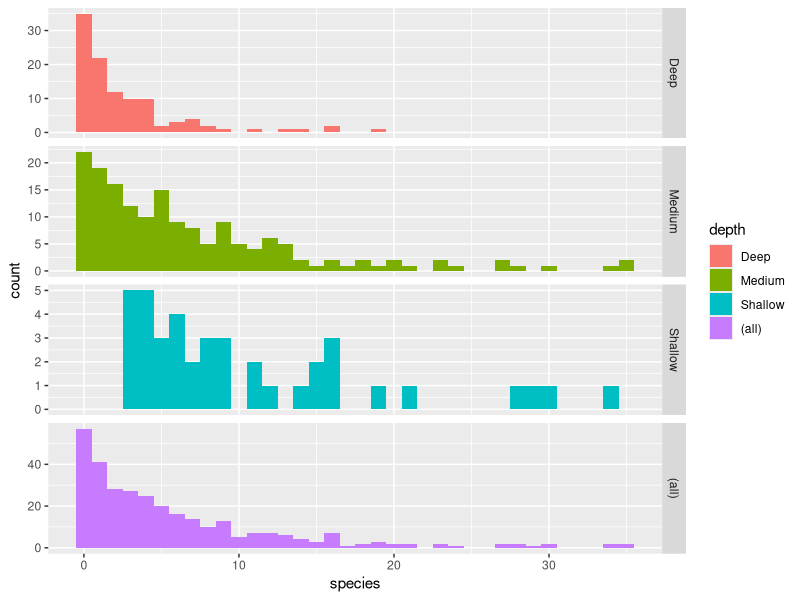
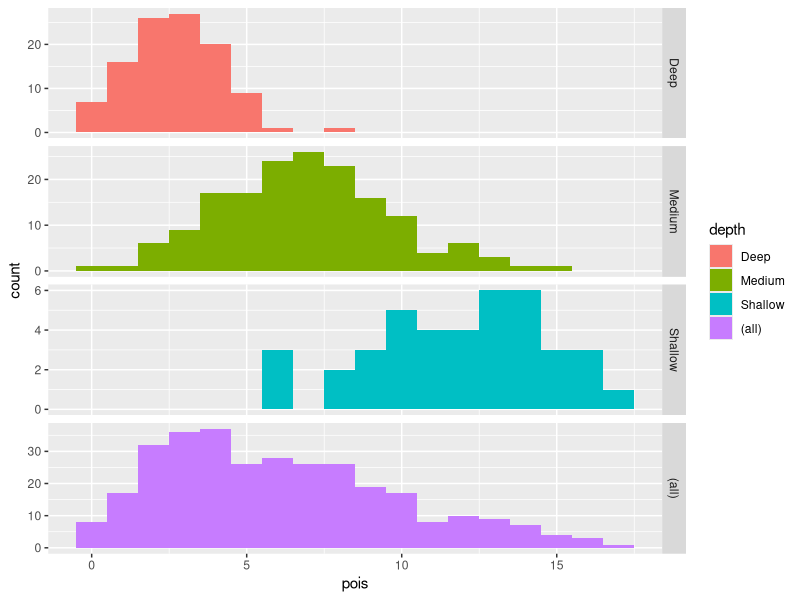

Recreate these plots in R, in order. (Note: this script raises an error after producing the figures.)
#Want to estimate the number of water bird species at each location i in three different water depths: "Shallow", "Medium",
#"Deep".  We also think that turbidity may negatively influence the number of species (e.g., more species at lower values).
#Water birds tend to aggregate so we expect that they may not look Poisson distributed

#Load the libraries
require(foreign)
require(ggplot2)
require(MASS)

#Read in the data and look at a summary
birds = read.csv("waterbirddata.csv")

summary(birds)

#Plot a histogram of the data by depth (and overall)
ggplot(birds, aes(species, fill = depth)) +
  geom_histogram(binwidth=1) +
  facet_grid(depth ~ ., margins=TRUE, scales="free")

#Look at a summary - mean and standard deviation by depth
with(birds, tapply(species, depth, function(x) {
  sprintf("Mean (SD) = %1.2f (%1.2f)", mean(x), sd(x))
}))


#What would we expect from a poisson distribution?

#patric# We would expect mean = variance in poisson, which is why we need negative binomial

#Create a dummy variable called "pois" with species values that are Poissonly distributed
#with the observed mean

lambda = tapply(birds$species, birds$depth, mean)

for (i in 1:dim(birds)[1]) {
  a = pmatch(birds$depth[i],names(lambda))
birds$pois[i] = rpois(1,lambda[a])
}

#Plot a histogram of the data by depth (and overall)
ggplot(birds, aes(pois, fill = depth)) +
  geom_histogram(binwidth=1) +
  facet_grid(depth ~ ., margins=TRUE, scales="free")

#Run the above code several times to get an idea of what Poissonly distributed data with means of 
#lambda would look like.  Do the real data look like they have a Poisson distribution?

###########################################################################################

#Do an anlaysis of the data using a negative binomial regression that accounts for both depth and turbidity.
#The glm.nb function is in the MASS package
NB.regression <- glm.nb(species ~ turbidity + depth, data = birds)
summary(NB.regression)

#What do we find?
#Pull out the regression coefficients and their confidence intervals
est <- cbind(Estimate = coef(NB.regression), confint(NB.regression))

#Look at them and also on the inverse log scale
est
exp(est)

#The variable turbitidity has a coefficient of -0.006, which is statistically significant. This means 
#that for each one-unit increase in turbitidy, the expected log count of the number of species decreases by 0.006.
#The indicator variable shown as depthMedium is the expected difference in log count between group 2 and 
#the reference group (depth=1 - deep). The expected log count for level 2 of depth is 0.44 lower than the
#expected log count for level 1. 

####################################################################################

#Let's examine the predicted values
#Create new datasets with values of depth and turbitidy and then use the predict command to calculate 
#the predicted number of species.  First, we can look at predicted counts at each depth while holding 
#turbitidy at its mean. To do this, we create a new dataset with the combinations of depth and turbitidy 
#for which we would like to find predicted values, then use the predict command.

newdata1 <- data.frame(turbidity = mean(birds$turbidity),
                       depth = factor(1:3, levels = 1:3, labels = levels(birds$depth)))
newdata1$phat <- predict(NB.regression, newdata1, type = "response")
newdata1

#What does newdata1 tell us?  What if we had standardized turbitidy in our analysis?  Would our parameter estimates
#change?  In what ways?

#############################################

#Now we will obtain the mean predicted number of species for values of turbitidy across the 
#entire range for each depth and graph these.

newdata2 <- data.frame(
  turbidity = rep(seq(from = min(birds$turbidity), to = max(birds$turbidity), length.out = 100), 3),
  depth = factor(rep(1:3, each = 100), levels = 1:3, labels =
                  levels(birds$depth)))

newdata2 <- cbind(newdata2, predict(NB.regression, newdata2, type = "link", se.fit=TRUE))

newdata2 <- within(newdata2, {
  species <- exp(fit)
  LL <- exp(fit - 1.96 * se.fit)
  UL <- exp(fit + 1.96 * se.fit)
})

#The graph shows the expected number of species across the range of observed turbitidy values, 
#for each depth along with 95 percent confidence intervals. Note that the lines are not straight 
#because this is a log linear model, and what is plotted are the expected values, not the log of the expected values.

ggplot(newdata2, aes(turbidity, species)) +
  geom_ribbon(aes(ymin = LL, ymax = UL, fill = depth), alpha = .25) +
  geom_line(aes(colour = depth), size = 2) +
  labs(x = "Turbidity", y = "Predicted Species Richness")
